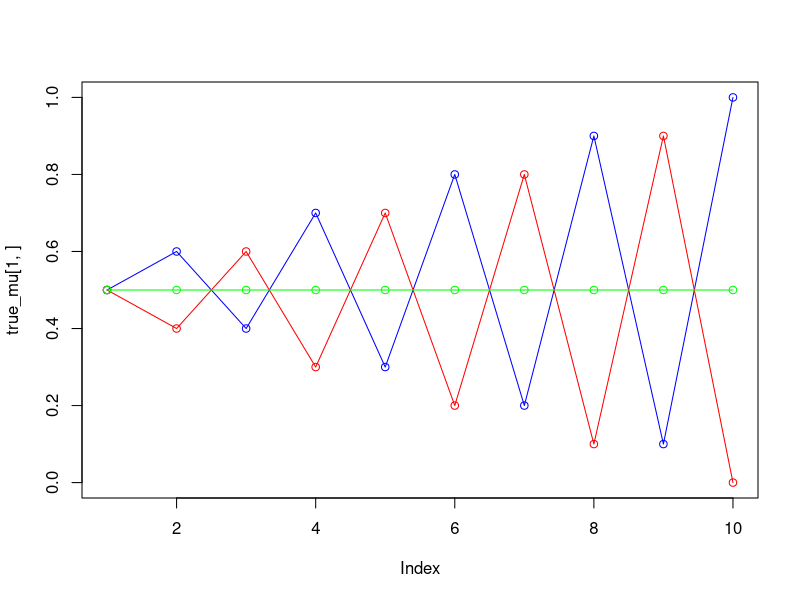
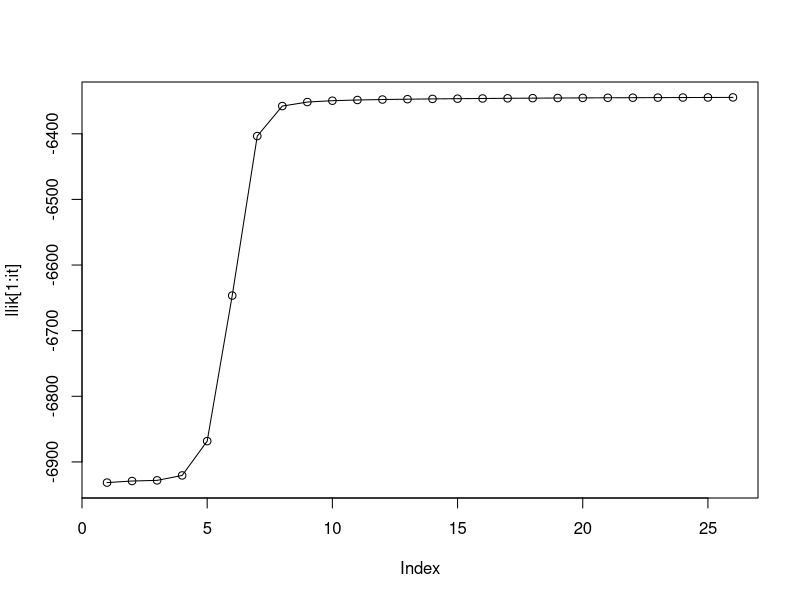

These charts were generated, in order, by the following R code:
set.seed(1234567890)
max_it <- 100 # max number of EM iterations
min_change <- 0.1 # min change in log likelihood between two consecutive EM iterations
N=1000 # number of training points
D=10 # number of dimensions
x <- matrix(nrow=N, ncol=D) # training data
true_pi <- vector(length = 3) # true mixing coefficients
true_mu <- matrix(nrow=3, ncol=D) # true conditional distributions
true_pi=c(1/3, 1/3, 1/3)
true_mu[1,]=c(0.5,0.6,0.4,0.7,0.3,0.8,0.2,0.9,0.1,1)
true_mu[2,]=c(0.5,0.4,0.6,0.3,0.7,0.2,0.8,0.1,0.9,0)
true_mu[3,]=c(0.5,0.5,0.5,0.5,0.5,0.5,0.5,0.5,0.5,0.5)
plot(true_mu[1,], type="o", col="blue", ylim=c(0,1))
points(true_mu[2,], type="o", col="red")
points(true_mu[3,], type="o", col="green")
# Producing the training data
for(n in 1:N) {
  k <- sample(1:3,1,prob=true_pi)
  for(d in 1:D) {
    x[n,d] <- rbinom(1,1,true_mu[k,d])
  }
}
K=3 # number of guessed components
z <- matrix(nrow=N, ncol=K) # fractional component assignments
pi <- vector(length = K) # mixing coefficients
mu <- matrix(nrow=K, ncol=D) # conditional distributions
llik <- vector(length = max_it) # log likelihood of the EM iterations
# Random initialization of the paramters
pi <- runif(K,0.49,0.51)
pi <- pi / sum(pi)
for(k in 1:K) {
  mu[k,] <- runif(D,0.49,0.51)
}

dim(x)
dim(mu)
for(it in 1:max_it) {
  # plot(mu[1,], type="o", col="blue", ylim=c(0,1))
  # points(mu[2,], type="o", col="red")
  # points(mu[3,], type="o", col="green")
  #points(mu[4,], type="o", col="yellow")
  Sys.sleep(0.5)
  # E-step: Computation of the fractional component assignments
  v_de=c()
  for(n in 1:N){
    numerator=c()
    for(k in 1:K){
      numerator=c(numerator,pi[k]*prod(mu[k,]^x[n,]*(1-mu[k,])^(1-x[n,])))
    }
    denominator=sum(numerator)
    v_de=c(v_de,denominator)
    z[n,]=numerator/denominator
  }
  #Log likelihood computation.
  llik[it]=sum(log(v_de))
  # sum=0
  # for(n in 1:N){
  #   for(k in 1:K){
  #     sum=sum+(log(pi[k])+sum(x[n,]*log(mu[k,])+(1-x[n,])*(log(1-mu[k,]))))
  #     #sum=sum+z[n,k]*(log(pi[k])+sum(x[n,]*log(mu[k,])+(1-x[n,])*log(1-mu[k,])))
  #     }
  # }
  # llik[it]=sum
  cat("iteration: ", it, "log likelihood: ", llik[it], "\n")
  flush.console()
  # Stop if the lok likelihood has not changed significantly
  if(it>1){
    if(abs(llik[it]-llik[it-1])<min_change){
      break
    }
  }
  #M-step: ML parameter estimation from the data and fractional component assignments
  pi=apply(z,2,mean)
  for(k in 1:K){
    mu[k,]=0
    for (n in 1:N) {
      mu[k,] = mu[k,] + x[n,] * z[n,k]
    }
    mu[k,] = mu[k,] / sum(z[,k])
  }
}

# pi
# mu
plot(llik[1:it], type="o")
